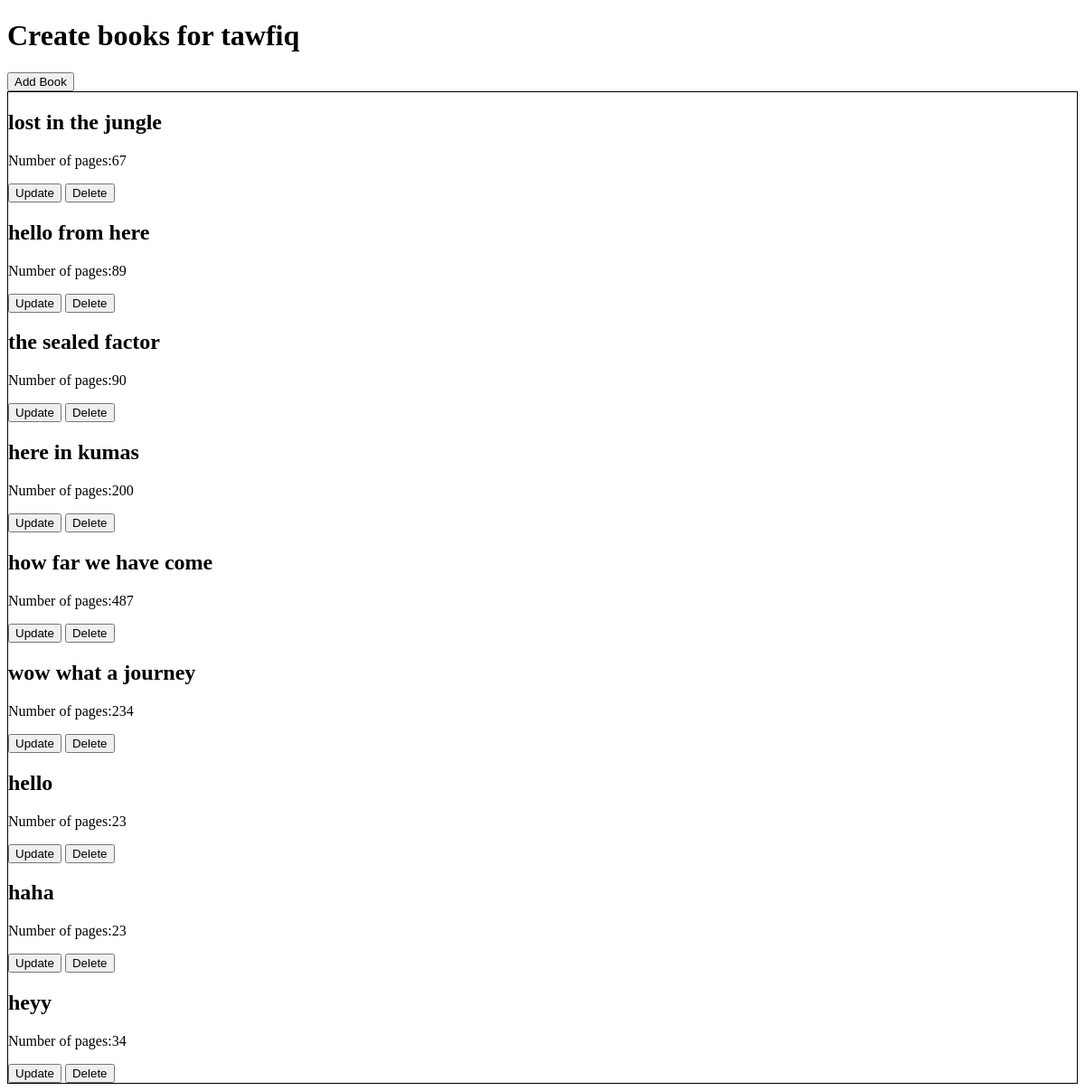
Before: /1/ with the older database file.
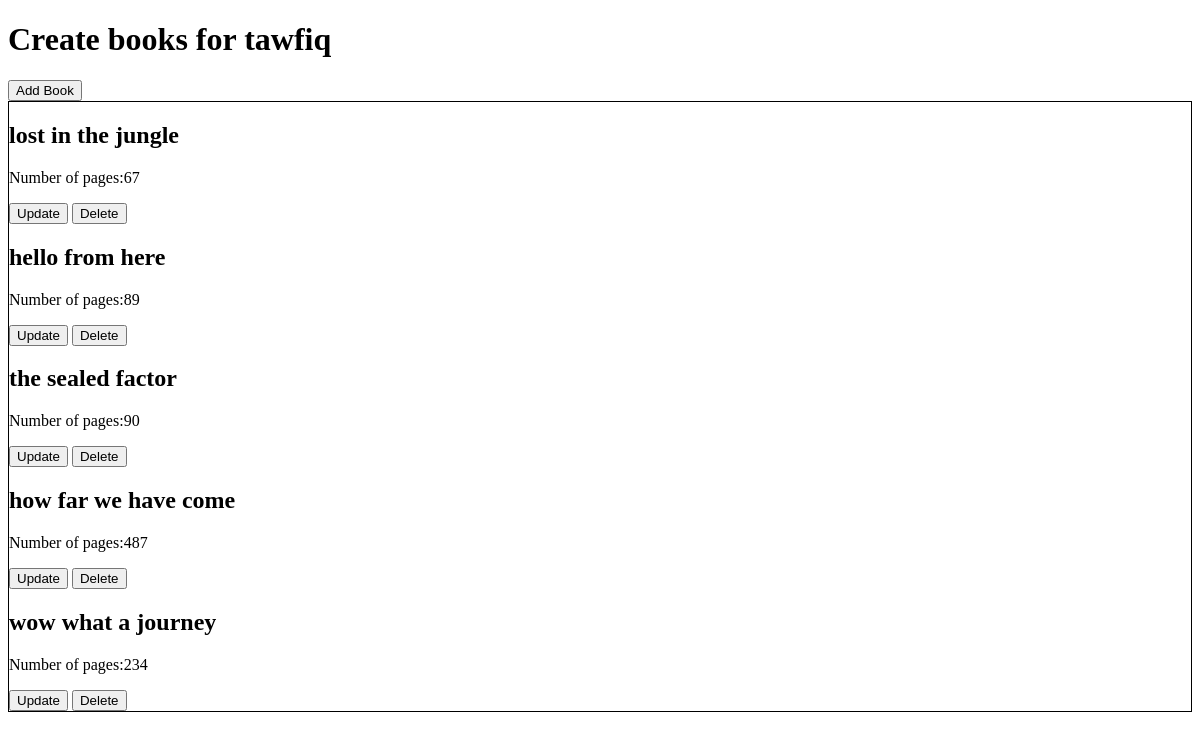
After: the same page with the newer database file.
### books/models.py (models this page shows, shortened)
class Book(models.Model):
    author = models.ForeignKey(Author, on_delete=models.CASCADE)
    title = models.CharField(max_length=100)
    number_of_pages = models.PositiveIntegerField(default=1)

### books/views.py (the view, shortened to what this page needs)
# urls.py: path('<pk>/',create_book,name="create-book"),
def create_book(request,pk):
    author = Author.objects.get(pk=pk)
    form = BookForm(request.POST or None)
    books = Book.objects.filter(author=author)
    context = {
        "form":form,
        "author":author,
        "books":books
    }
    return render(request,"create_book.html",context)

### templates/create_book.html (shortened to what this page needs)
{% extends 'base.html' %}
{% block content %}
<h1>Create books for {{ author.name }}</h1>
<button type="button" hx-get="{% url 'book-form' %}" hx-target="#bookforms" hx-swap="beforeend">
    Add Book
</button>
<div id="bookforms" style='border:1px solid black'>
    {% for book in books %}
    {% include 'partials/book_detail.html' %}
    {% endfor %}
</div>
{% endblock %}

### templates/partials/book_detail.html
{% extends '../base.html' %}
{% block content %}
<div hx-target="this" hx-swap="outerHTML">
    <h2>{{book.title}}</h2>
    <p>Number of pages:{{book.number_of_pages}}</p>
    <button hx-get="{% url 'update-book' book.id %}">Update</button>
    <button hx-post="{% url 'delete-book' book.id %}">Delete</button>
</div>
{% endblock content %}

Changed rows visible on the page:
removed Book: title "here in kumas", number_of_pages "200"
removed Book: title "hello", number_of_pages "23"
removed Book: title "haha", number_of_pages "23"
removed Book: title "heyy", number_of_pages "34"
